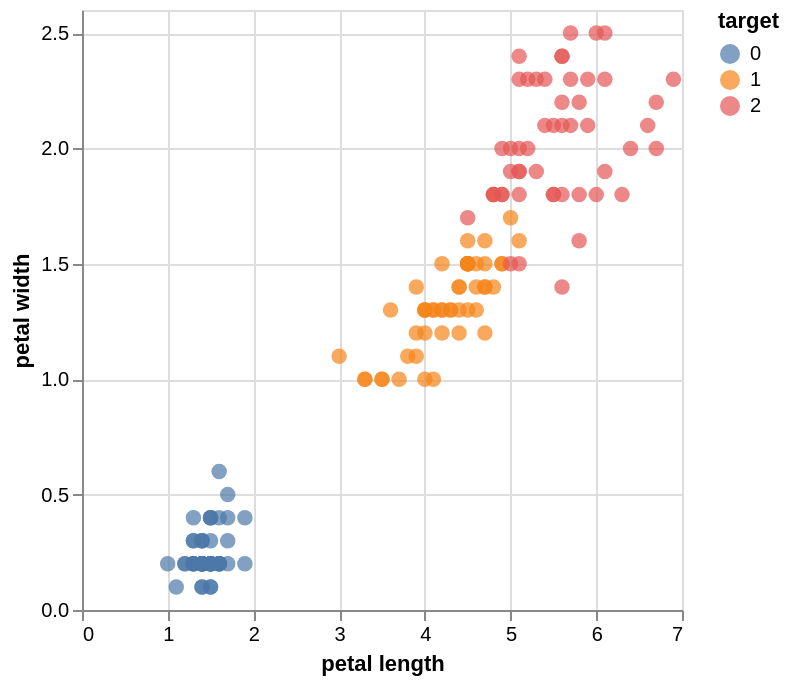

Write notebook code for a chart like this one.
### Code cell
import altair as alt
df['target'] = df['target'].astype('category')
source = df    # 'source' è un comodo (per non rischiare di alterare 'df')

alt.Chart(source).mark_circle(size=60).encode(
    x='petal length',
    y='petal width',
    color='target',
    tooltip=['sepal length','sepal width', 'petal length', 'petal width','target']
).interactive()

### Figure 1 — Vega-Lite specification as saved in the notebook (floating-point values rounded to 4 significant figures; data arrays with more than 128 entries replaced by an {"elided": "..."} marker saying what was removed)
{"config": {"view": {"continuousWidth": 300, "continuousHeight": 300}}, "data": {"name": "data-dc8e7b640c520ddb5f3dfa77736f938f"}, "mark": {"type": "circle", "size": 60}, "encoding": {"color": {"field": "target", "type": "nominal"}, "tooltip": [{"field": "sepal length", "type": "quantitative"}, {"field": "sepal width", "type": "quantitative"}, {"field": "petal length", "type": "quantitative"}, {"field": "petal width", "type": "quantitative"}, {"field": "target", "type": "nominal"}], "x": {"field": "petal length", "type": "quantitative"}, "y": {"field": "petal width", "type": "quantitative"}}, "params": [{"name": "param_1e9efca18e7a2868", "select": {"type": "interval", "encodings": ["x", "y"]}, "bind": "scales"}], "$schema": "https://vega.github.io/schema/vega-lite/v6.1.0.json", "datasets": {"data-dc8e7b640c520ddb5f3dfa77736f938f": {"elided": "150 records"}}}
